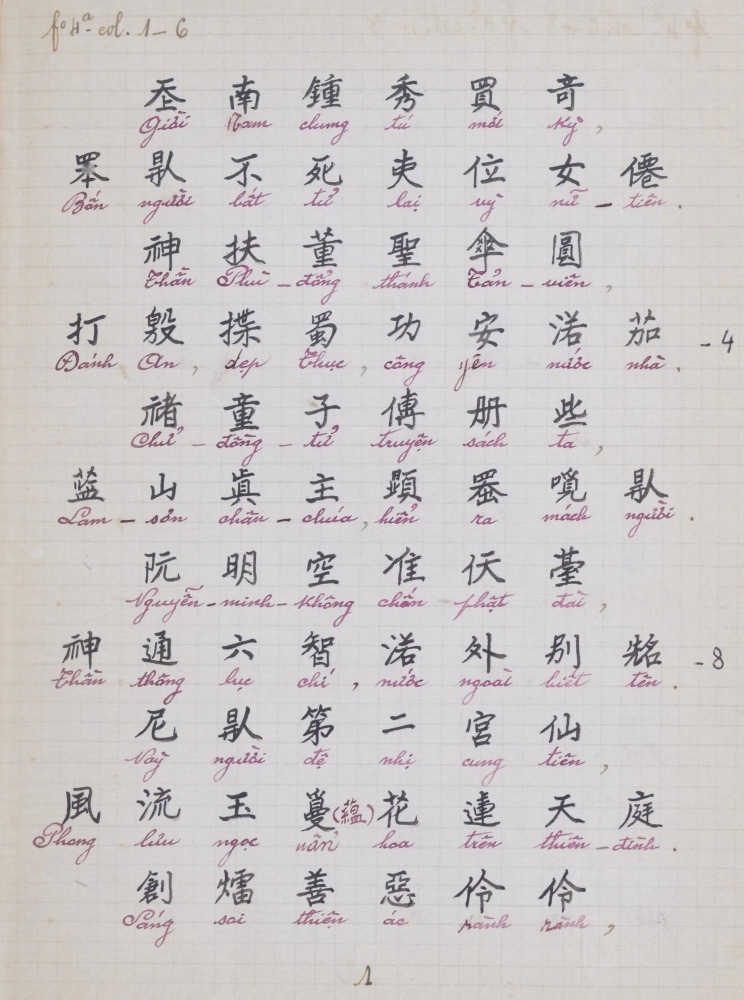
#> input picture processed_images/10923624/10923624_page_001.jpeg, 1487 x 2000 px, found by its file name (shown at 1/2 size)
$ python extract_color_in_image.py
#> lines starting #> are read from the running program, lines starting #| are printed output that depends on the picture
import cv2
import numpy as np
from sklearn.cluster import KMeans
import matplotlib.pyplot as plt

# Load the image
image_path = "processed_images_10923624/10923624_page_001.jpeg"  # image/Black/10923624/10923624_page_001.jpeg
image = cv2.imread(image_path)
#> image is the input picture: shape (2000, 1487, 3); mean B, G, R 200, 200.1, 204.7
image_rgb = cv2.cvtColor(image, cv2.COLOR_BGR2RGB)

# Resize the image to reduce computational load
image_small = cv2.resize(image_rgb, (1487, 2000)) #(1487, 2000)
pixels_small = image_small.reshape(-1, 3)

# Use KMeans to find the dominant colors
num_colors = 30  # Number of dominant colors to extract
kmeans = KMeans(n_clusters=num_colors, random_state=42)
kmeans.fit(pixels_small)

# Get dominant colors and their counts
dominant_colors = kmeans.cluster_centers_.astype(int)
dominant_counts = np.bincount(kmeans.labels_)

# Sort colors by frequency
sorted_indices = np.argsort(-dominant_counts)
dominant_colors = dominant_colors[sorted_indices]
dominant_counts = dominant_counts[sorted_indices]

# Display the dominant colors as a pie chart
plt.figure(figsize=(10, 6))
plt.title("Dominant Colors in Image")
plt.pie(dominant_counts, labels=[f"Color {i+1}" for i in range(num_colors)],
        colors=np.array(dominant_colors) / 255)
plt.show()
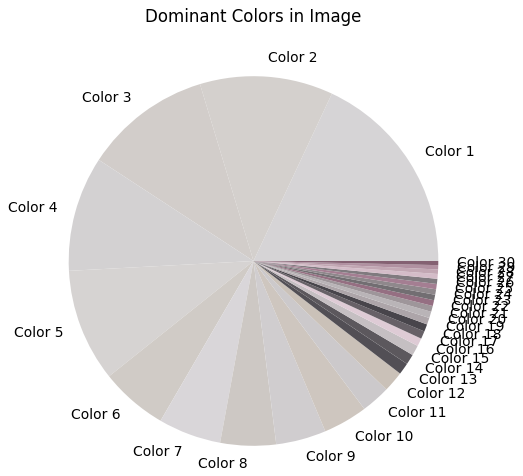
#> figure drawn by matplotlib, 1 panel

# Output dominant colors
print("Dominant Colors (RGB):")
for i, color in enumerate(dominant_colors):
    print(f"Color {i+1}: {color}")
